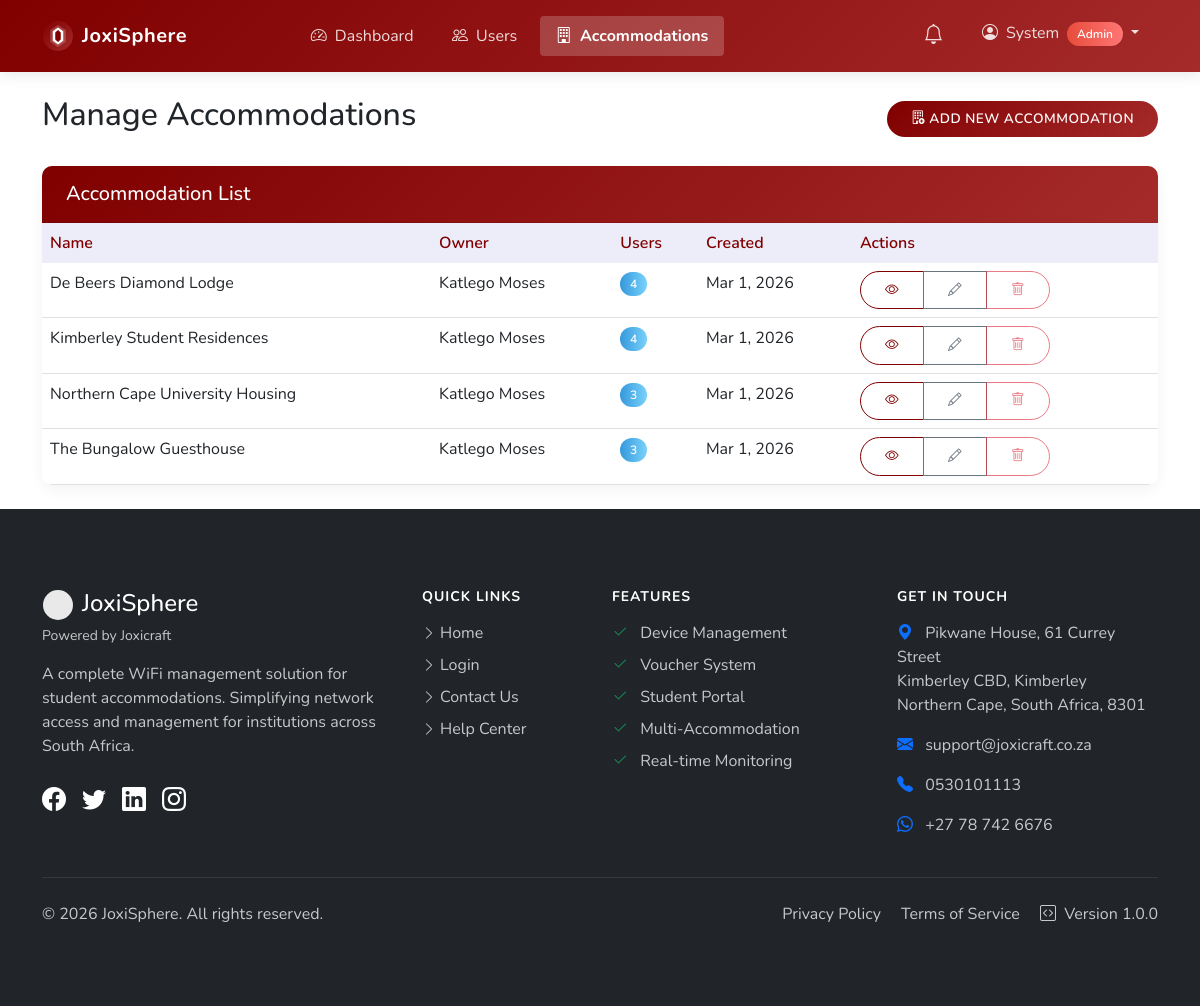
The app's page /accommodations/ (signed in) with its own data.
### tables this page shows
CREATE TABLE IF NOT EXISTS accommodations (
    id INT AUTO_INCREMENT PRIMARY KEY,
    name VARCHAR(100) NOT NULL,
    address_line1 VARCHAR(255) NULL,
    address_line2 VARCHAR(255) NULL,
    city VARCHAR(100) NULL,
    province VARCHAR(100) NULL,
    postal_code VARCHAR(20) NULL,
    map_url VARCHAR(500) NULL,
    max_students INT UNSIGNED NULL,
    contact_phone VARCHAR(20) NULL,
    contact_email VARCHAR(100) NULL,
    notes TEXT NULL,
    owner_id INT NOT NULL,
    created_at TIMESTAMP DEFAULT CURRENT_TIMESTAMP,
    updated_at TIMESTAMP DEFAULT CURRENT_TIMESTAMP ON UPDATE CURRENT_TIMESTAMP,
    FOREIGN KEY (owner_id) REFERENCES users(id) ON DELETE CASCADE
);

CREATE TABLE IF NOT EXISTS users (
    id INT AUTO_INCREMENT PRIMARY KEY,
    username VARCHAR(50) NOT NULL UNIQUE,
    password VARCHAR(255) NOT NULL,
    email VARCHAR(100) NOT NULL,
    first_name VARCHAR(50) NOT NULL,
    last_name VARCHAR(50) NOT NULL,
    id_number VARCHAR(13) UNIQUE,   
    phone_number VARCHAR(20),
    whatsapp_number VARCHAR(20),
    preferred_communication ENUM('SMS', 'WhatsApp') DEFAULT 'SMS',
    role_id INT NOT NULL,
    status ENUM('active', 'pending', 'inactive') NOT NULL DEFAULT 'pending',
    created_at TIMESTAMP DEFAULT CURRENT_TIMESTAMP,
    updated_at TIMESTAMP DEFAULT CURRENT_TIMESTAMP ON UPDATE CURRENT_TIMESTAMP,
    password_reset_required BOOLEAN DEFAULT 0,
    FOREIGN KEY (role_id) REFERENCES roles(id)
);

### includes/functions.php (called while the page is built, shortened)
<?php
function safeQueryPrepare($conn, $sql, $debug = true) {
    $stmt = false;
    try {
        $stmt = $conn->prepare($sql);
    } catch (mysqli_sql_exception $e) {
        $prepareError = "(" . $e->getCode() . ") " . $e->getMessage();
        error_log("Database exception in SQL: $sql - " . $prepareError);
    }
    return $stmt;
}

### public/accommodations/index.php (the view, shortened to what this page needs)
<?php
require_once '../../includes/functions.php';
$conn = getDbConnection();
$isAdmin = ($_SESSION['user_role'] ?? '') === 'admin';
$accommodations = [];
if ($isAdmin) {
    $sql = "SELECT a.id, a.name, a.owner_id, a.created_at, u.first_name, u.last_name,
            (SELECT COUNT(DISTINCT ua.user_id) FROM user_accommodation ua WHERE ua.accommodation_id = a.id) AS manager_count,
            (SELECT COUNT(*) FROM students s WHERE s.accommodation_id = a.id) AS student_count,
            (
                (SELECT COUNT(DISTINCT ua.user_id) FROM user_accommodation ua WHERE ua.accommodation_id = a.id)
                +
                (SELECT COUNT(*) FROM students s WHERE s.accommodation_id = a.id)
            ) AS user_count
            FROM accommodations a
            JOIN users u ON a.owner_id = u.id
            ORDER BY a.name ASC";
    $stmt = safeQueryPrepare($conn, $sql);
    if ($stmt) {
        $stmt->execute();
        $accommodations = $stmt->get_result()->fetch_all(MYSQLI_ASSOC);
    }
}
?>
<div class="container mt-4">
    <div class="d-flex justify-content-between align-items-center mb-4">
        <h2><?= $isAdmin ? 'Manage Accommodations' : 'My Accommodations' ?></h2>
        <a href="<?= BASE_URL ?>/accommodations/create.php" class="btn btn-primary">
            <i class="bi bi-<?= $isAdmin ? 'building-add' : 'plus-circle' ?>"></i> Add New Accommodation
        </a>
    </div>
    <?php if (!empty($accommodations)): ?>
        <div class="card">
            <?php if ($isAdmin): ?>
            <div class="card-header">
                <h5 class="mb-0">Accommodation List</h5>
            </div>
            <?php endif; ?>
            <div class="card-body p-0">
                <div class="table-responsive">
                    <table class="table table-hover <?= $isAdmin ? '' : 'table-striped' ?> mb-0">
                        <thead class="<?= $isAdmin ? '' : 'table-light' ?>">
                            <tr>
                                <th>Name</th>
                                <?php if ($isAdmin): ?>
                                <th>Owner</th>
                                <th>Users</th>
                                <?php else: ?>
                                <th class="text-center">Managers</th>
                                <th class="text-center">Students</th>
                                <?php endif; ?>
                                <th>Created<?= $isAdmin ? '' : ' Date' ?></th>
                                <th class="<?= $isAdmin ? '' : 'text-end' ?>">Actions</th>
                            </tr>
                        </thead>
                        <tbody>
                            <?php foreach ($accommodations as $accommodation): ?>
                                <tr>
                                    <td<?= $isAdmin ? '' : ' class="align-middle"' ?>>
                                        <?= htmlspecialchars($accommodation['name']) ?>
                                    </td>
                                    <?php if ($isAdmin): ?>
                                    <td><?= htmlspecialchars($accommodation['first_name'] . ' ' . $accommodation['last_name']) ?></td>
                                    <td><span class="badge bg-info"><?= $accommodation['user_count'] ?? '0' ?></span></td>
                                    <?php endif; ?>
                                    <td<?= $isAdmin ? '' : ' class="align-middle"' ?>>
                                        <?= isset($accommodation['created_at']) && $accommodation['created_at'] ? date('M j, Y', strtotime($accommodation['created_at'])) : 'N/A' ?>
                                    </td>
                                    <td class="<?= $isAdmin ? '' : 'text-end' ?>">
                                        <div class="btn-group btn-group-sm" role="group">
                                            <a href="<?= BASE_URL ?><?= $isAdmin ? '/admin/view-accommodation.php' : '/view-accommodation.php' ?>?id=<?= $accommodation['id'] ?>"
                                               class="btn btn-outline-primary" title="View Details">
                                                <i class="bi bi-eye"></i>
                                            </a>
                                            <a href="<?= BASE_URL ?><?= $isAdmin ? '/admin/edit-accommodation.php' : '/edit-accommodation.php' ?>?id=<?= $accommodation['id'] ?>"
                                               class="btn btn-outline-secondary" title="Edit">
                                                <i class="bi bi-pencil"></i>
                                            </a>
                                            <?php if ($isAdmin): ?>
                                                <?php if ($accommodation['user_count'] == 0): ?>
                                                    <button type="button" class="btn btn-outline-danger"
                                                            data-bs-toggle="modal"
                                                            data-bs-target="#deleteModal<?= $accommodation['id'] ?>">
                                                        <i class="bi bi-trash"></i>
                                                    </button>
                                                <?php else: ?>
                                                    <button type="button" class="btn btn-outline-danger" disabled
                                                            title="Cannot delete accommodations with users">
                                                        <i class="bi bi-trash"></i>
                                                    </button>
                                                <?php endif; ?>
                                            <?php endif; ?>
                                        </div>
                                    </td>
                                </tr>
                            <?php endforeach; ?>
                        </tbody>
                    </table>
                </div>
            </div>
        </div>
    <?php endif; ?>
</div>

### records on screen
accommodations: name "De Beers Diamond Lodge", owner.last_name "Katlego Moses", user_count "4", created_at "Mar 1, 2026"
accommodations: name "Kimberley Student Residences", owner.last_name "Katlego Moses", user_count "4", created_at "Mar 1, 2026"
accommodations: name "Northern Cape University Housing", owner.last_name "Katlego Moses", user_count "3", created_at "Mar 1, 2026"
accommodations: name "The Bungalow Guesthouse", owner.last_name "Katlego Moses", user_count "3", created_at "Mar 1, 2026"

### other values on screen
APP_NAME "JoxiSphere"
$item['text'] "Dashboard"
$item['text'] "Users"
$item['text'] "Accommodations"
$_SESSION['username'] "System"
$userRole "Admin"
